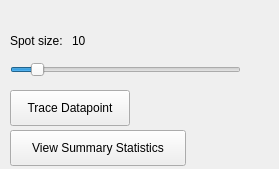
<?xml version="1.0" encoding="UTF-8"?>
<ui version="4.0">
 <class>BeeswarmControls</class>
 <widget class="QWidget" name="BeeswarmControls">
  <property name="geometry">
   <rect>
    <x>0</x>
    <y>0</y>
    <width>279</width>
    <height>169</height>
   </rect>
  </property>
  <property name="windowTitle">
   <string>Form</string>
  </property>
  <widget class="QSlider" name="horizontalSliderSpotSize">
   <property name="geometry">
    <rect>
     <x>10</x>
     <y>60</y>
     <width>231</width>
     <height>20</height>
    </rect>
   </property>
   <property name="minimum">
    <number>1</number>
   </property>
   <property name="value">
    <number>10</number>
   </property>
   <property name="orientation">
    <enum>Qt::Horizontal</enum>
   </property>
  </widget>
  <widget class="QPushButton" name="btnTraceDatapoint">
   <property name="geometry">
    <rect>
     <x>10</x>
     <y>90</y>
     <width>120</width>
     <height>36</height>
    </rect>
   </property>
   <property name="text">
    <string>Trace Datapoint</string>
   </property>
  </widget>
  <widget class="QPushButton" name="pushButtonSummaryStats">
   <property name="geometry">
    <rect>
     <x>10</x>
     <y>130</y>
     <width>176</width>
     <height>36</height>
    </rect>
   </property>
   <property name="text">
    <string>View Summary Statistics</string>
   </property>
  </widget>
  <widget class="QWidget" name="layoutWidget">
   <property name="geometry">
    <rect>
     <x>10</x>
     <y>30</y>
     <width>136</width>
     <height>22</height>
    </rect>
   </property>
   <layout class="QHBoxLayout" name="horizontalLayout_3">
    <item>
     <widget class="QLabel" name="label_3">
      <property name="text">
       <string>Spot size: </string>
      </property>
     </widget>
    </item>
    <item>
     <widget class="QLabel" name="labelSpotSize">
      <property name="text">
       <string>10</string>
      </property>
     </widget>
    </item>
    <item>
     <spacer name="horizontalSpacer">
      <property name="orientation">
       <enum>Qt::Horizontal</enum>
      </property>
      <property name="sizeHint" stdset="0">
       <size>
        <width>40</width>
        <height>20</height>
       </size>
      </property>
     </spacer>
    </item>
   </layout>
  </widget>
 </widget>
 <resources/>
 <connections>
  <connection>
   <sender>horizontalSliderSpotSize</sender>
   <signal>valueChanged(int)</signal>
   <receiver>labelSpotSize</receiver>
   <slot>setNum(int)</slot>
   <hints>
    <hint type="sourcelabel">
     <x>98</x>
     <y>385</y>
    </hint>
    <hint type="destinationlabel">
     <x>78</x>
     <y>368</y>
    </hint>
   </hints>
  </connection>
 </connections>
</ui>
